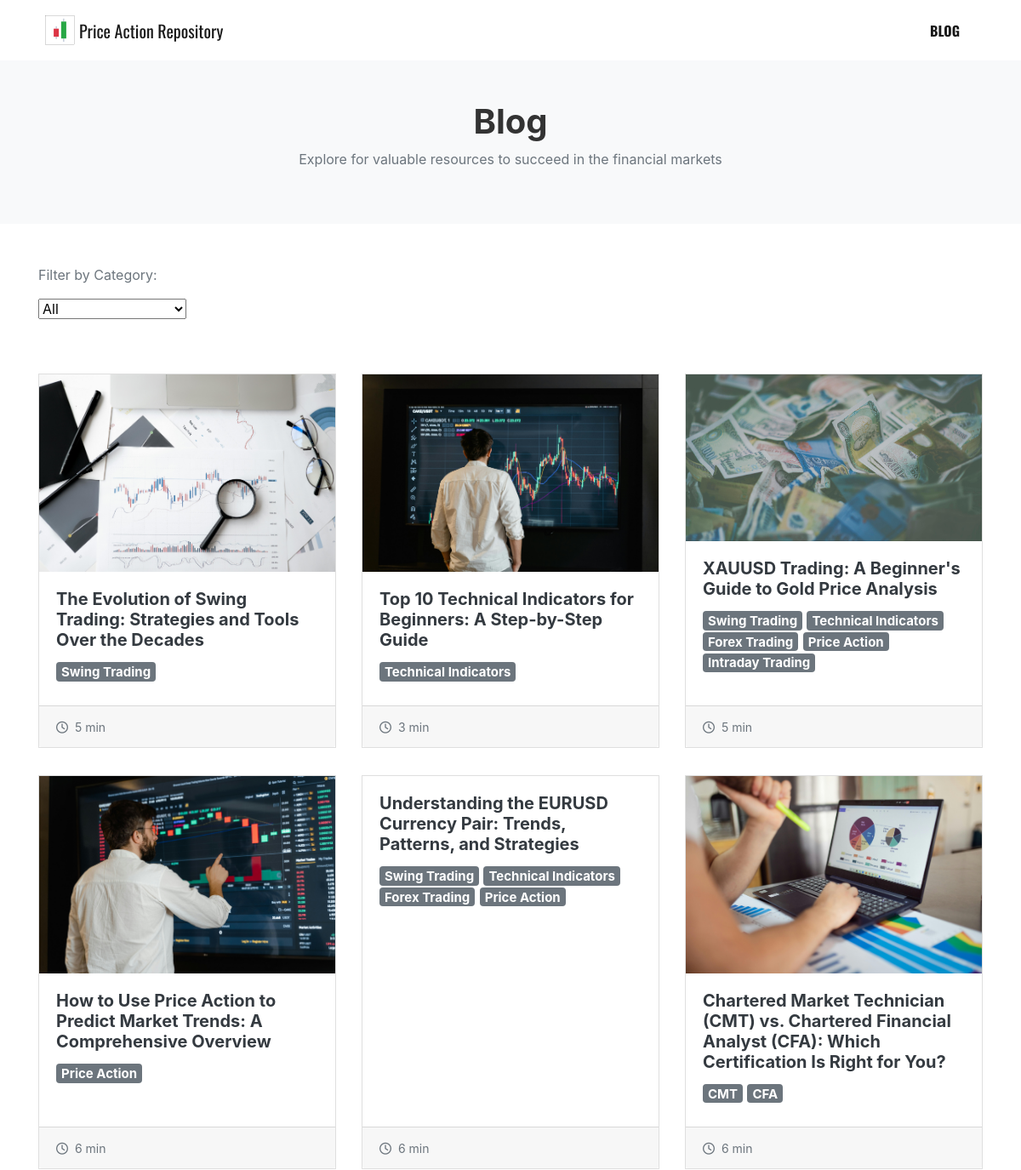
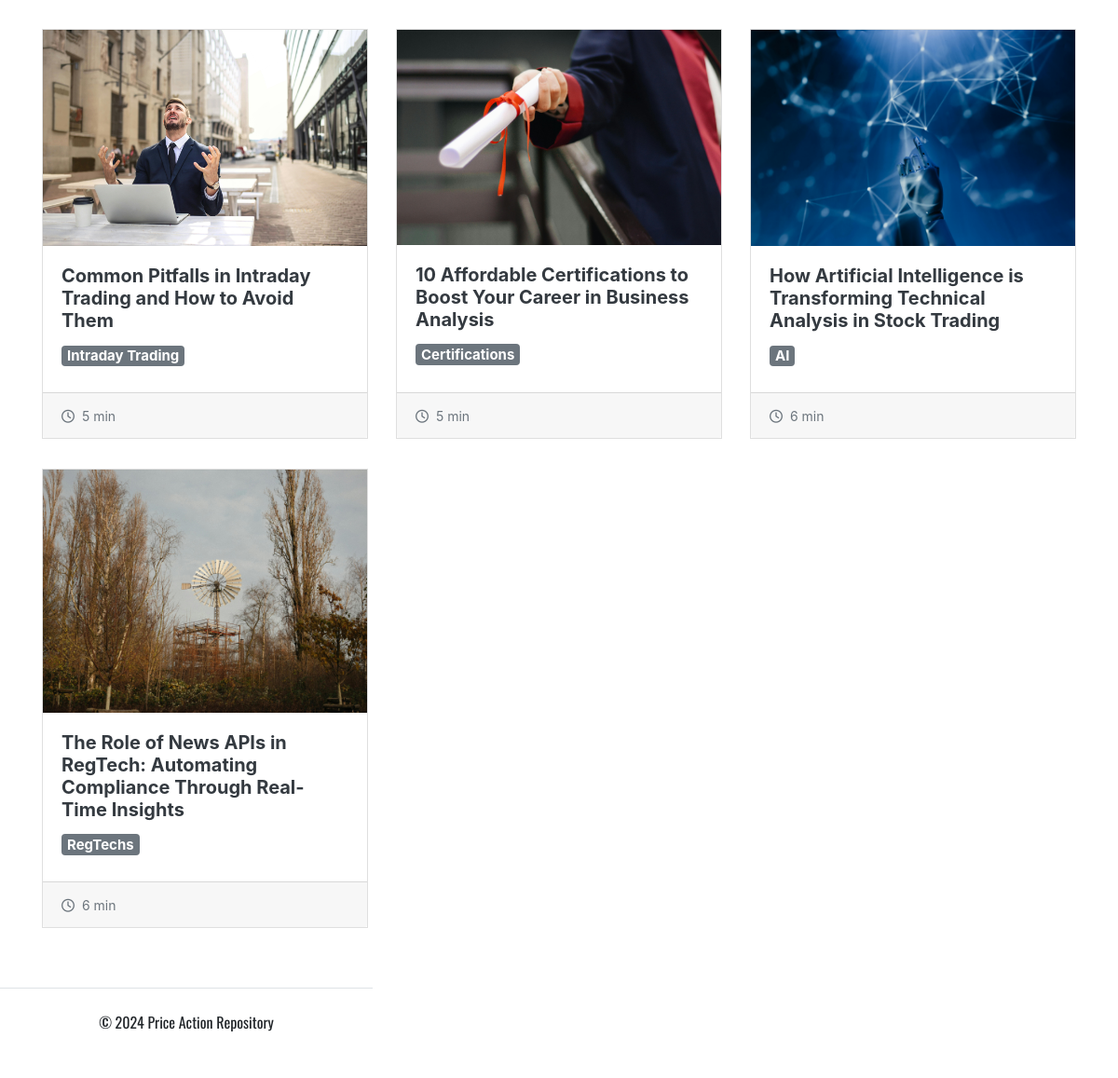
Screenshot of /blog/ with the database file from the repository (2 pictures, top to bottom).
### blog/models.py (models this page shows, shortened)
class BlogPost(models.Model):
    title = models.CharField(max_length=200, unique=True)
    post_url = models.SlugField(max_length=200, unique=True, blank=True)
    image = models.ImageField(upload_to="media/blog_images/", blank=True, null=True)
    image_alt = models.CharField(max_length=255, blank=True, null=True)
    author = models.ForeignKey(User, on_delete=models.CASCADE)
    updated_at = models.DateField(default=now)
    published_at = models.DateTimeField(default=now)
    content = RichTextField()
    status_live = models.BooleanField(default=True)
    categories = models.ManyToManyField(Category, related_name='blog_posts', blank=True)
    @property
    def number_of_words(self):
        return len(self.content.split())
    @property
    def reading_time(self):
        words_per_minute = 200
        return max(1, self.number_of_words // words_per_minute)

class Category(models.Model):
    name = models.CharField(max_length=100, unique=True)
    slug = models.SlugField(max_length=100, unique=True, blank=True)
    class Meta:
        verbose_name_plural = "Category"

### blog/views.py (the view, shortened to what this page needs)
# urls.py: path('blog/', BlogView.as_view(), name='blog_view'),
class BlogView(View):
    def get(self, request):
        categories = Category.objects.all()
        selected_category = request.GET.get('category_id', None)
        if selected_category and Category.objects.filter(id=selected_category).count()>0:
            live_posts = BlogPost.objects.filter(status_live=True, categories=selected_category).only('title', 'post_url', 'image', 'image_alt', 'categories' )
        else:
            live_posts = BlogPost.objects.filter(status_live=True).only('title', 'post_url', 'image', 'image_alt', 'categories' )
        return render(request, 'blog.html', {'live_posts': live_posts, 'categories': categories, 'selected_category': selected_category})

### blog/templates/blog.html (shortened to what this page needs)
{% extends 'base.html' %}
{% block sectionheading %}Blog{% endblock sectionheading %}
{% block subsectionheading %}Explore for valuable resources to succeed in the financial markets{% endblock subsectionheading %}
{% block content %}
<div class="container my-5">
    <form class="text-muted my-5" method="get" action="{% url 'blog_view' %}">
        <p>Filter by Category:</p>
        <select name="category_id" id="category-select">
            <option value='0' selected>
                All
            </option>
        </select>
    </form>
    <div id="posts-container" class="row row-cols-1 row-cols-md-3 g-4">
        {% for post in live_posts %}
        <div class="col my-3">
            <a href="{% url 'blog_post_view' post_url=post.post_url %}" class="text-decoration-none">
                <div class="card h-100" style="border-radius:0;">
                    <img src="{{ post.image.url }}" class="card-img-top" style="border-radius:0;" alt="{{ post.alt }}">
                    <div class="card-body">
                        <h5 class="card-title text-dark">
                            <b>{{ post.title }}</b><br>
                        </h5>
                        <h5>
                        {% for category in post.categories.all %}
                            <span class="badge badge-secondary">{{ category.name }}</span>
                        {% endfor %}
                        </h5>
                    </div>
                    <div class="card-footer">
                        <small class="text-muted"><i class="fa-regular fa-clock mr-1"></i> {{ post.reading_time }} min</small>
                    </div>
                </div>
            </a>
        </div>
        {% endfor %}
    </div>
</div>
{% endblock content %}

### core/templates/base.html (shortened to what this page needs)
{% load static %}
<!DOCTYPE html>
<html lang="en">
<head>
    <link rel="stylesheet" href="https://cdn.jsdelivr.net/npm/bootstrap@4.6.2/dist/css/bootstrap.min.css">
	<link href="https://cdnjs.cloudflare.com/ajax/libs/font-awesome/5.15.3/css/all.min.css" rel="stylesheet">
</head>
<body>
		<nav class="px-5 navbar navbar-expand-lg navbar-light d-flex align-items-center justify-content-center">
			<a class="navbar-brand d-flex align-items-center justify-content-center" href="" style="font-family: Oswald;">
				<img src="{% static 'logo.svg' %}" width="45" height="45" class="d-inline-block align-top" alt="logo">
				Price Action Repository
			</a>
			<div class="collapse navbar-collapse" id="navbarNav">
				<ul class="navbar-nav ml-auto" style="font-family: Oswald;font-weight:700;">
					<li class="nav-item mr-3 {% if request.resolver_match.url_name == 'blog_view' %}active{% endif %}">
						<a class="nav-link" href="{% url 'blog_view' %}">BLOG</a>
					</li>
				</ul>
			</div>
		</nav>
	<section class="bg-light">
		<div class="row pt-5 pb-5">
			<div class="col-12 text-center">
				<h1 style="color:#333;"><strong>{% block sectionheading %}{% endblock sectionheading %}</strong></h1>
				<p class="text-muted">{% block subsectionheading %}{% endblock subsectionheading %}</p>
			</div>
		</div>
	</section>
	{% block content %}
	{% endblock content %}
	  <footer class="col-md-4 py-4 my-4 border-top" style="font-family: Oswald;">
		<div class="text-center">
		  <p class="mb-3 mb-md-0 text-body-secondary">&copy; 2024 Price Action Repository</p>
		</div>
	  </footer>
</body>
</html>

### blog/templates/blog.html (style rules this page uses)
.card { transition: transform 0.3s ease, box-shadow 0.3s ease; }
.card img { transition: transform 0.3s ease; }

### rows the page displays
BlogPost: image (picture), title "The Evolution of Swing Trading: Strategies and Tools Over the Decades", reading_time "5"
Category: name "Swing Trading"
BlogPost: image (picture), title "Top 10 Technical Indicators for Beginners: A Step-by-Step Guide", reading_time "3"
Category: name "Technical Indicators"
BlogPost: image (picture), title "XAUUSD Trading: A Beginner's Guide to Gold Price Analysis", reading_time "5"
Category: name "Forex Trading"
Category: name "Price Action"
Category: name "Intraday Trading"
BlogPost: image (picture), title "How to Use Price Action to Predict Market Trends: A Comprehensive Overview", reading_time "6"
BlogPost: title "Understanding the EURUSD Currency Pair: Trends, Patterns, and Strategies", reading_time "6"
BlogPost: image (picture), title "Chartered Market Technician (CMT) vs. Chartered Financial Analyst (CFA): Which Certification Is Right for You?", reading_time "6"
Category: name "CMT"
Category: name "CFA"
BlogPost: image (picture), title "Common Pitfalls in Intraday Trading and How to Avoid Them", reading_time "5"
BlogPost: image (picture), title "10 Affordable Certifications to Boost Your Career in Business Analysis", reading_time "5"
Category: name "Certifications"
BlogPost: image (picture), title "How Artificial Intelligence is Transforming Technical Analysis in Stock Trading", reading_time "6"
Category: name "AI"
BlogPost: image (picture), title "The Role of News APIs in RegTech: Automating Compliance Through Real-Time Insights", reading_time "6"
Category: name "RegTechs"
